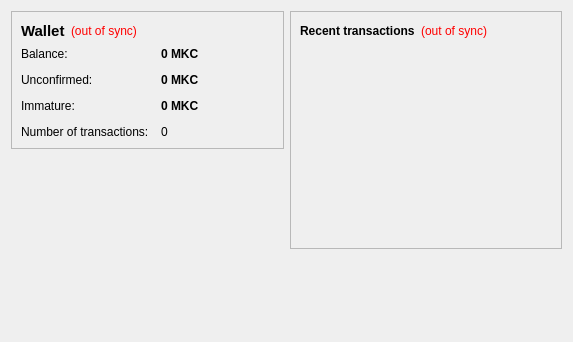
<?xml version="1.0" encoding="UTF-8"?>
<ui version="4.0">
 <class>OverviewPage</class>
 <widget class="QWidget" name="OverviewPage">
  <property name="geometry">
   <rect>
    <x>0</x>
    <y>0</y>
    <width>573</width>
    <height>342</height>
   </rect>
  </property>
  <property name="windowTitle">
   <string>Form</string>
  </property>
  <layout class="QHBoxLayout" name="horizontalLayout" stretch="1,1">
   <item>
    <layout class="QVBoxLayout" name="verticalLayout_2">
     <item>
      <widget class="QFrame" name="frame">
       <property name="frameShape">
        <enum>QFrame::StyledPanel</enum>
       </property>
       <property name="frameShadow">
        <enum>QFrame::Raised</enum>
       </property>
       <layout class="QVBoxLayout" name="verticalLayout_4">
        <item>
         <layout class="QHBoxLayout" name="horizontalLayout_4">
          <item>
           <widget class="QLabel" name="label_5">
            <property name="font">
             <font>
              <pointsize>11</pointsize>
              <weight>75</weight>
              <bold>true</bold>
             </font>
            </property>
            <property name="text">
             <string>Wallet</string>
            </property>
           </widget>
          </item>
          <item>
           <widget class="QLabel" name="labelWalletStatus">
            <property name="toolTip">
             <string>The displayed information may be out of date. Your wallet automatically synchronizes with the MarketCredits network after a connection is established, but this process has not completed yet.</string>
            </property>
            <property name="styleSheet">
             <string notr="true">QLabel { color: red; }</string>
            </property>
            <property name="text">
             <string notr="true">(out of sync)</string>
            </property>
            <property name="alignment">
             <set>Qt::AlignLeading|Qt::AlignLeft|Qt::AlignVCenter</set>
            </property>
           </widget>
          </item>
          <item>
           <spacer name="horizontalSpacer_2">
            <property name="orientation">
             <enum>Qt::Horizontal</enum>
            </property>
            <property name="sizeHint" stdset="0">
             <size>
              <width>40</width>
              <height>20</height>
             </size>
            </property>
           </spacer>
          </item>
         </layout>
        </item>
        <item>
         <layout class="QFormLayout" name="formLayout_2">
          <property name="fieldGrowthPolicy">
           <enum>QFormLayout::AllNonFixedFieldsGrow</enum>
          </property>
          <property name="horizontalSpacing">
           <number>12</number>
          </property>
          <property name="verticalSpacing">
           <number>12</number>
          </property>
          <item row="0" column="0">
           <widget class="QLabel" name="label">
            <property name="text">
             <string>Balance:</string>
            </property>
           </widget>
          </item>
          <item row="0" column="1">
           <widget class="QLabel" name="labelBalance">
            <property name="font">
             <font>
              <weight>75</weight>
              <bold>true</bold>
             </font>
            </property>
            <property name="cursor">
             <cursorShape>IBeamCursor</cursorShape>
            </property>
            <property name="toolTip">
             <string>Your current balance</string>
            </property>
            <property name="text">
             <string notr="true">0 MKC</string>
            </property>
            <property name="textInteractionFlags">
             <set>Qt::LinksAccessibleByMouse|Qt::TextSelectableByKeyboard|Qt::TextSelectableByMouse</set>
            </property>
           </widget>
          </item>
          <item row="1" column="0">
           <widget class="QLabel" name="label_3">
            <property name="text">
             <string>Unconfirmed:</string>
            </property>
           </widget>
          </item>
          <item row="1" column="1">
           <widget class="QLabel" name="labelUnconfirmed">
            <property name="font">
             <font>
              <weight>75</weight>
              <bold>true</bold>
             </font>
            </property>
            <property name="cursor">
             <cursorShape>IBeamCursor</cursorShape>
            </property>
            <property name="toolTip">
             <string>Total of transactions that have yet to be confirmed, and do not yet count toward the current balance</string>
            </property>
            <property name="text">
             <string notr="true">0 MKC</string>
            </property>
            <property name="textInteractionFlags">
             <set>Qt::LinksAccessibleByMouse|Qt::TextSelectableByKeyboard|Qt::TextSelectableByMouse</set>
            </property>
           </widget>
          </item>
          <item row="3" column="0">
           <widget class="QLabel" name="label_2">
            <property name="text">
             <string>Number of transactions:</string>
            </property>
           </widget>
          </item>
          <item row="3" column="1">
           <widget class="QLabel" name="labelNumTransactions">
            <property name="toolTip">
             <string>Total number of transactions in wallet</string>
            </property>
            <property name="text">
             <string notr="true">0</string>
            </property>
           </widget>
          </item>
          <item row="2" column="0">
           <widget class="QLabel" name="labelImmatureText">
            <property name="text">
             <string>Immature:</string>
            </property>
           </widget>
          </item>
          <item row="2" column="1">
           <widget class="QLabel" name="labelImmature">
            <property name="font">
             <font>
              <weight>75</weight>
              <bold>true</bold>
             </font>
            </property>
            <property name="toolTip">
             <string>Mined balance that has not yet matured</string>
            </property>
            <property name="text">
             <string notr="true">0 MKC</string>
            </property>
            <property name="textInteractionFlags">
             <set>Qt::LinksAccessibleByMouse|Qt::TextSelectableByKeyboard|Qt::TextSelectableByMouse</set>
            </property>
           </widget>
          </item>
         </layout>
        </item>
       </layout>
      </widget>
     </item>
     <item>
      <spacer name="verticalSpacer">
       <property name="orientation">
        <enum>Qt::Vertical</enum>
       </property>
       <property name="sizeHint" stdset="0">
        <size>
         <width>20</width>
         <height>40</height>
        </size>
       </property>
      </spacer>
     </item>
    </layout>
   </item>
   <item>
    <layout class="QVBoxLayout" name="verticalLayout_3">
     <item>
      <widget class="QFrame" name="frame_2">
       <property name="frameShape">
        <enum>QFrame::StyledPanel</enum>
       </property>
       <property name="frameShadow">
        <enum>QFrame::Raised</enum>
       </property>
       <layout class="QVBoxLayout" name="verticalLayout">
        <item>
         <layout class="QHBoxLayout" name="horizontalLayout_2">
          <item>
           <widget class="QLabel" name="label_4">
            <property name="text">
             <string>&lt;b&gt;Recent transactions&lt;/b&gt;</string>
            </property>
           </widget>
          </item>
          <item>
           <widget class="QLabel" name="labelTransactionsStatus">
            <property name="toolTip">
             <string>The displayed information may be out of date. Your wallet automatically synchronizes with the MarketCredits network after a connection is established, but this process has not completed yet.</string>
            </property>
            <property name="styleSheet">
             <string notr="true">QLabel { color: red; }</string>
            </property>
            <property name="text">
             <string notr="true">(out of sync)</string>
            </property>
            <property name="alignment">
             <set>Qt::AlignRight|Qt::AlignTrailing|Qt::AlignVCenter</set>
            </property>
           </widget>
          </item>
          <item>
           <spacer name="horizontalSpacer">
            <property name="orientation">
             <enum>Qt::Horizontal</enum>
            </property>
            <property name="sizeHint" stdset="0">
             <size>
              <width>40</width>
              <height>20</height>
             </size>
            </property>
           </spacer>
          </item>
         </layout>
        </item>
        <item>
         <widget class="QListView" name="listTransactions">
          <property name="styleSheet">
           <string notr="true">QListView { background: transparent; }</string>
          </property>
          <property name="frameShape">
           <enum>QFrame::NoFrame</enum>
          </property>
          <property name="verticalScrollBarPolicy">
           <enum>Qt::ScrollBarAlwaysOff</enum>
          </property>
          <property name="horizontalScrollBarPolicy">
           <enum>Qt::ScrollBarAlwaysOff</enum>
          </property>
          <property name="selectionMode">
           <enum>QAbstractItemView::NoSelection</enum>
          </property>
         </widget>
        </item>
       </layout>
      </widget>
     </item>
     <item>
      <spacer name="verticalSpacer_2">
       <property name="orientation">
        <enum>Qt::Vertical</enum>
       </property>
       <property name="sizeHint" stdset="0">
        <size>
         <width>20</width>
         <height>40</height>
        </size>
       </property>
      </spacer>
     </item>
    </layout>
   </item>
  </layout>
 </widget>
 <resources/>
 <connections/>
</ui>
